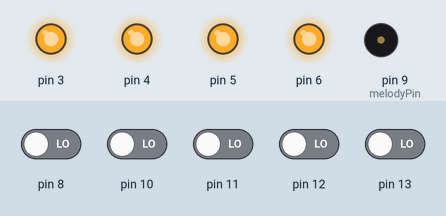
Simulated run of this sketch. Board: Arduino Uno, built with avr-gcc and run on an emulated ATmega328P. Shown: output pins drawn as LEDs (lit = HIGH), buzzer (waves = sounding). The inputs (shaded band) are chosen by the test bench; at power-on: pin 8, pin 10–13 LOW.

Above: at 0.8 s.
0.9 s: pin 13 driven HIGH
At 1.31 s:
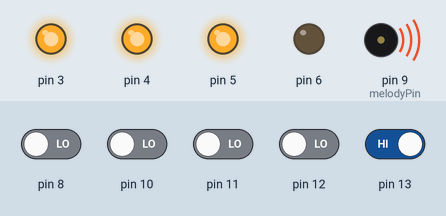
At 3.7 s:
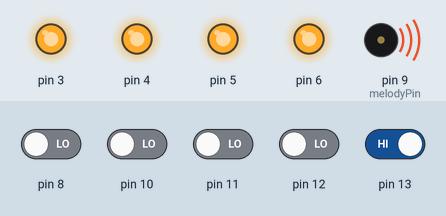
3.9 s: pin 8 driven HIGH
At 8.6 s:
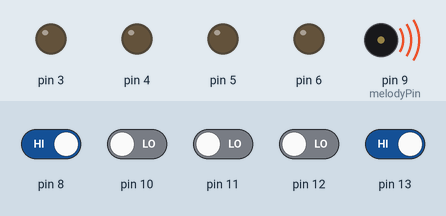
Timing chart, 0 to 15.9 s (numbered marks = the images above; inputs shaded):
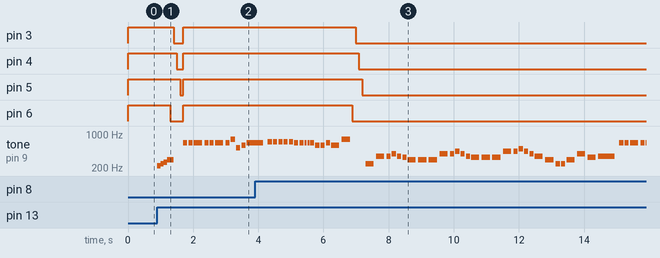

Measured:
- after the input at 0.9 s, pin 3: HIGH → LOW after 0.50 s, → HIGH 0.30 s later; pin 4: HIGH → LOW after 0.60 s, → HIGH 0.20 s later
- after the input at 3.9 s, pin 3: HIGH → LOW after 3.1 s; pin 4: HIGH → LOW after 3.2 s; pin 5: HIGH → LOW after 3.3 s; pin 6: HIGH → LOW after 3.0 s

The sketch:

XMAS_Bomb.ino
```cpp
#include "bpitches.h"

#define melodyPin 9

int music = 1;

// Jingle Bells

int jb_melody[] = {
  NOTE_E5, NOTE_E5, NOTE_E5,
  NOTE_E5, NOTE_E5, NOTE_E5,
  NOTE_E5, NOTE_G5, NOTE_C5, NOTE_D5,
  NOTE_E5,
  NOTE_F5, NOTE_F5, NOTE_F5, NOTE_F5,
  NOTE_F5, NOTE_E5, NOTE_E5, NOTE_E5, NOTE_E5,
  NOTE_E5, NOTE_D5, NOTE_D5, NOTE_E5,
  NOTE_D5, NOTE_G5
};

int jb_tempo[] = {
  8, 8, 4,
  8, 8, 4,
  8, 8, 8, 8,
  2,
  8, 8, 8, 8,
  8, 8, 8, 16, 16,
  8, 8, 8, 8,
  4, 4
};

// We wish you a merry Christmas

int wish_melody[] = {
  NOTE_B3,
  NOTE_F4, NOTE_F4, NOTE_G4, NOTE_F4, NOTE_E4,
  NOTE_D4, NOTE_D4, NOTE_D4,
  NOTE_G4, NOTE_G4, NOTE_A4, NOTE_G4, NOTE_F4,
  NOTE_E4, NOTE_E4, NOTE_E4,
  NOTE_A4, NOTE_A4, NOTE_B4, NOTE_A4, NOTE_G4,
  NOTE_F4, NOTE_D4, NOTE_B3, NOTE_B3,
  NOTE_D4, NOTE_G4, NOTE_E4,
  NOTE_F4
};

int wish_tempo[] = {
  4,
  4, 8, 8, 8, 8,
  4, 4, 4,
  4, 8, 8, 8, 8,
  4, 4, 4,
  4, 8, 8, 8, 8,
  4, 4, 8, 8,
  4, 4, 4,
  2
};

// Santa Claus is coming to town

int santa_melody[] = {
  NOTE_G4,
  NOTE_E4, NOTE_F4, NOTE_G4, NOTE_G4, NOTE_G4,
  NOTE_A4, NOTE_B4, NOTE_C5, NOTE_C5, NOTE_C5,
  NOTE_E4, NOTE_F4, NOTE_G4, NOTE_G4, NOTE_G4,
  NOTE_A4, NOTE_G4, NOTE_F4, NOTE_F4,
  NOTE_E4, NOTE_G4, NOTE_C4, NOTE_E4,
  NOTE_D4, NOTE_F4, NOTE_B3,
  NOTE_C4
};

int santa_tempo[] = {
  8,
  8, 8, 4, 4, 4,
  8, 8, 4, 4, 4,
  8, 8, 4, 4, 4,
  8, 8, 4, 2,
  4, 4, 4, 4,
  4, 2, 4,
  1
};

void play(int song) {
  // iterate over the notes of the melody:
  if (song == 3) {
    Serial.println(" 'We wish you a Merry Christmas'");
    int size = sizeof(wish_melody) / sizeof(int);
    for (int thisNote = 0; thisNote < size; thisNote++) {

      // to calculate the note duration, take one second
      // divided by the note type.
      //e.g. quarter note = 1000 / 4, eighth note = 1000/8, etc.
      int noteDuration = 1000 / wish_tempo[thisNote];

      tone(melodyPin, wish_melody[thisNote], noteDuration);

      // to distinguish the notes, set a minimum time between them.
      // the note's duration + 30% seems to work well:
      int pauseBetweenNotes = noteDuration * 1.30;
      delay(pauseBetweenNotes);

      // stop the tone playing:
      tone(melodyPin, 0, noteDuration);

    }
  } else if (song == 2) {
    Serial.println(" 'Santa Claus is coming to town'");
    int size = sizeof(santa_melody) / sizeof(int);
    for (int thisNote = 0; thisNote < size; thisNote++) {

      // to calculate the note duration, take one second
      // divided by the note type.
      //e.g. quarter note = 1000 / 4, eighth note = 1000/8, etc.
      int noteDuration = 900 / santa_tempo[thisNote];

      tone(melodyPin, santa_melody[thisNote], noteDuration);

      // to distinguish the notes, set a minimum time between them.
      // the note's duration + 30% seems to work well:
      int pauseBetweenNotes = noteDuration * 1.30;
      delay(pauseBetweenNotes);

      // stop the tone playing:
      tone(melodyPin, 0, noteDuration);

    }
  } else {

    Serial.println(" 'Jingle Bells'");
    int size = sizeof(jb_melody) / sizeof(int);
    for (int thisNote = 0; thisNote < size; thisNote++) {

      // to calculate the note duration, take one second
      // divided by the note type.
      //e.g. quarter note = 1000 / 4, eighth note = 1000/8, etc.
      int noteDuration = 1000 / jb_tempo[thisNote];

      tone(melodyPin, jb_melody[thisNote], noteDuration);

      // to distinguish the notes, set a minimum time between them.
      // the note's duration + 30% seems to work well:
      int pauseBetweenNotes = noteDuration * 1.30;
      delay(pauseBetweenNotes);

      // stop the tone playing:
      tone(melodyPin, 0, noteDuration);

    }
  }
}

void(* reset) (void) = 0; //declare reset function @ address 0

void setup() {
  pinMode(13, INPUT);
  pinMode(12, INPUT);
  pinMode(11, INPUT);
  pinMode(10, INPUT);
  pinMode(8, INPUT);
  pinMode(7, INPUT);

  pinMode(3, OUTPUT);
  pinMode(5, OUTPUT);
  pinMode(4, OUTPUT);
  pinMode(6, OUTPUT);

  digitalWrite(6, HIGH);
  digitalWrite(3, HIGH);
  digitalWrite(4, HIGH);
  digitalWrite(5, HIGH);

  while (digitalRead(13) == LOW) {

  }
  tone(melodyPin, NOTE_A3, 200);
  delay(100);
  tone(melodyPin, NOTE_B3, 200);
  delay(100);
  tone(melodyPin, NOTE_C4, 200);
  delay(100);
  tone(melodyPin, NOTE_D4, 200);
  delay(100);
  digitalWrite(6, LOW);
  delay(100);
  digitalWrite(3, LOW);
  delay(100);
  digitalWrite(4, LOW);
  delay(100);
  digitalWrite(5, LOW);
  delay(100);
  digitalWrite(6, HIGH);
  digitalWrite(3, HIGH);
  digitalWrite(4, HIGH);
  digitalWrite(5, HIGH);
}

void loop() {
  // put your main code here, to run repeatedly:
  if (digitalRead(8) == HIGH) {

    digitalWrite(6, LOW);
    delay(100);
    digitalWrite(3, LOW);
    delay(100);
    digitalWrite(4, LOW);
    delay(100);
    digitalWrite(5, LOW);
    delay(100);
    if (music == 1) {
      music = 0;
      play(3);
    }
  }

  if (digitalRead(10) == HIGH) {
    tone(melodyPin, NOTE_D2, 200);
    delay(200);
    tone(melodyPin, NOTE_D1, 200);
    reset();

  }
  if (digitalRead(11) == HIGH) {
    tone(melodyPin, NOTE_C5, 800);
    delay(200);
    tone(melodyPin, NOTE_D4, 800);
    digitalWrite(6, HIGH);
    digitalWrite(3, HIGH);
    digitalWrite(4, HIGH);
    digitalWrite(5, HIGH);
  }
  if (digitalRead(12) == HIGH) {
    tone(melodyPin, NOTE_D4, 200);
    delay(200);
    tone(melodyPin, NOTE_C5, 200);
    digitalWrite(6, LOW);
    delay(100);
    digitalWrite(3, LOW);
    delay(100);
    digitalWrite(4, LOW);
    delay(100);
    digitalWrite(5, LOW);
    delay(100);
  }
  if (digitalRead(13) == HIGH) {
    play(1);
  }


}
```

bpitches.h
```cpp
/*************************************************
 * Public Constants
 *************************************************/

#define NOTE_B0  31
#define NOTE_C1  33
#define NOTE_CS1 35
#define NOTE_D1  37
#define NOTE_DS1 39
#define NOTE_E1  41
#define NOTE_F1  44
#define NOTE_FS1 46
#define NOTE_G1  49
#define NOTE_GS1 52
#define NOTE_A1  55
#define NOTE_AS1 58
#define NOTE_B1  62
#define NOTE_C2  65
#define NOTE_CS2 69
#define NOTE_D2  73
#define NOTE_DS2 78
#define NOTE_E2  82
#define NOTE_F2  87
#define NOTE_FS2 93
#define NOTE_G2  98
#define NOTE_GS2 104
#define NOTE_A2  110
#define NOTE_AS2 117
#define NOTE_B2  123
#define NOTE_C3  131
#define NOTE_CS3 139
#define NOTE_D3  147
#define NOTE_DS3 156
#define NOTE_E3  165
#define NOTE_F3  175
#define NOTE_FS3 185
#define NOTE_G3  196
#define NOTE_GS3 208
#define NOTE_A3  220
#define NOTE_AS3 233
#define NOTE_B3  247
#define NOTE_C4  262
#define NOTE_CS4 277
#define NOTE_D4  294
#define NOTE_DS4 311
#define NOTE_E4  330
#define NOTE_F4  349
#define NOTE_FS4 370
#define NOTE_G4  392
#define NOTE_GS4 415
#define NOTE_A4  440
#define NOTE_AS4 466
#define NOTE_B4  494
#define NOTE_C5  523
#define NOTE_CS5 554
#define NOTE_D5  587
#define NOTE_DS5 622
#define NOTE_E5  659
#define NOTE_F5  698
#define NOTE_FS5 740
#define NOTE_G5  784
#define NOTE_GS5 831
#define NOTE_A5  880
#define NOTE_AS5 932
#define NOTE_B5  988
#define NOTE_C6  1047
#define NOTE_CS6 1109
#define NOTE_D6  1175
#define NOTE_DS6 1245
#define NOTE_E6  1319
#define NOTE_F6  1397
#define NOTE_FS6 1480
#define NOTE_G6  1568
#define NOTE_GS6 1661
#define NOTE_A6  1760
#define NOTE_AS6 1865
#define NOTE_B6  1976
#define NOTE_C7  2093
#define NOTE_CS7 2217
#define NOTE_D7  2349
#define NOTE_DS7 2489
#define NOTE_E7  2637
#define NOTE_F7  2794
#define NOTE_FS7 2960
#define NOTE_G7  3136
#define NOTE_GS7 3322
#define NOTE_A7  3520
#define NOTE_AS7 3729
#define NOTE_B7  3951
#define NOTE_C8  4186
#define NOTE_CS8 4435
#define NOTE_D8  4699
#define NOTE_DS8 4978
```
